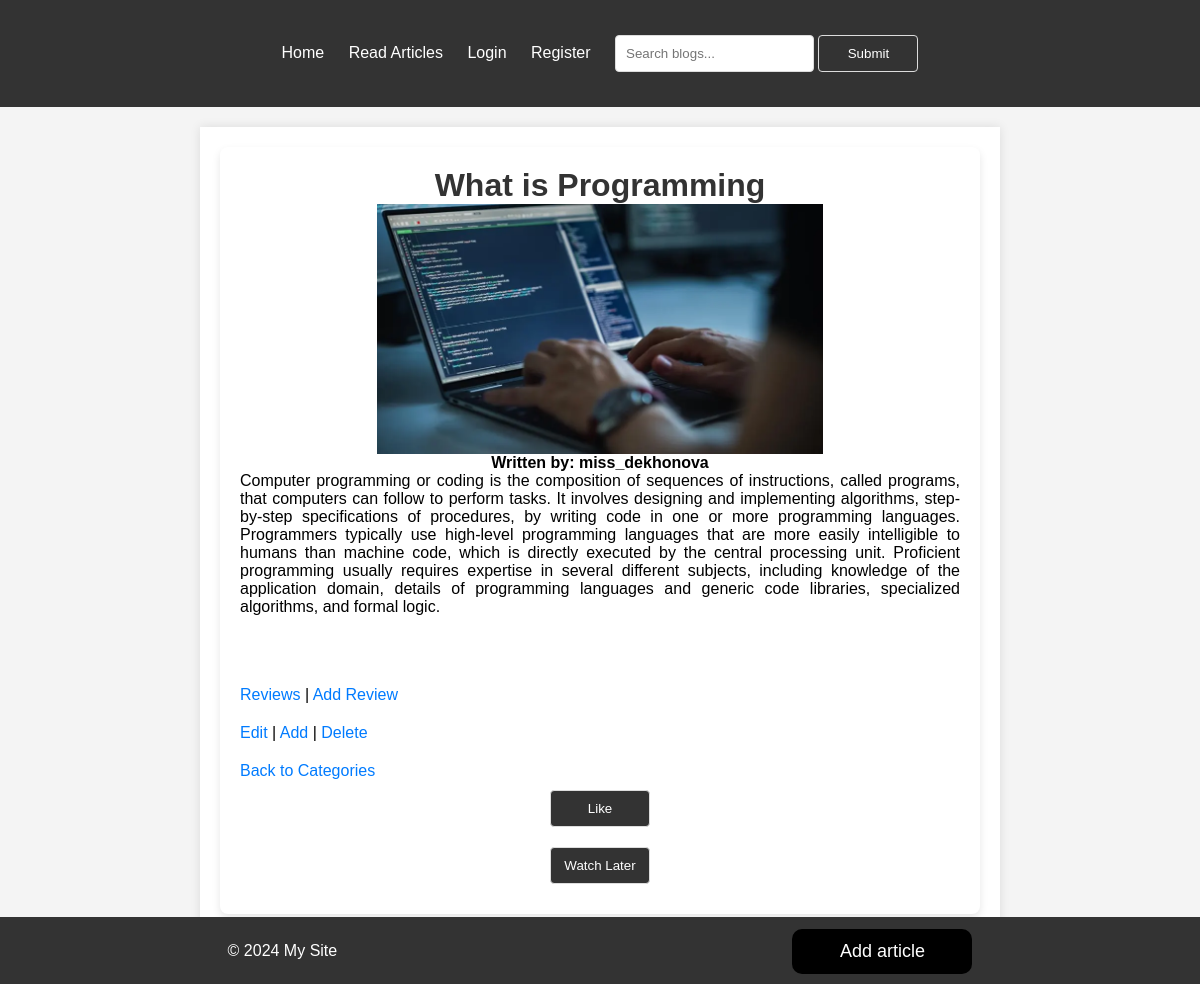
/blogs/articles-detail/1/, run on the app's committed database.
### blogs/models.py (models this page shows, shortened)
class Articles(models.Model):
    title = models.CharField(max_length=256, blank=True, null=True)
    author = models.ForeignKey(settings.AUTH_USER_MODEL, on_delete=models.CASCADE)
    category = models.ForeignKey(Category, on_delete=models.CASCADE)
    text = models.TextField(blank=True, null=True)
    star_given = models.IntegerField(
        default=0,
        validators=[
            MinValueValidator(0),
            MaxValueValidator(5)
        ]
    )
    image = models.ImageField(upload_to='article_images/', blank=True, null=True,
                              default='default_images/not_available.png')
    created_at = models.DateTimeField(auto_now_add=True)
    updated_at = models.DateTimeField(auto_now=True)
    class Meta:
        db_table = 'articles'

### users/models.py (models this page shows)
class CustomUser(AbstractUser):
    image = models.ImageField(upload_to='users_images/', blank=True, null=True, default='default_images/user_image.png')
    groups = models.ManyToManyField(
        Group,
        related_name='custom_user_set',
        blank=True,
        help_text=(
            'The groups this user belongs to. A user will get all permissions '
            'granted to each of their groups.'
        ),
        related_query_name='custom_user',
    )
    user_permissions = models.ManyToManyField(
        Permission,
        related_name='custom_user_set',
        blank=True,
        help_text='Specific permissions for this user.',
        related_query_name='custom_user',
    )
    class Meta:
        db_table = 'customuser'
    def __str__(self):
        return f'{self.username}'

### blogs/views.py (the view)
# urls.py: path('articles-detail/<int:pk>/', ArticlesDetailView.as_view(), name='articles-detail'),
class ArticlesDetailView(View):
    def get(self, request, pk):
        article = Articles.objects.get(pk=pk)
        star_given_review = Reviews.objects.filter(article_id=pk)
        result = [review.star_given for review in star_given_review if 1 < review.star_given < 6]
        average = round(sum(result) / len(result), 1) if result else None
        return render(request, 'blogs/articles_detail.html', {'article': article, 'star_given_review':star_given_review, 'average':average})

### templates/blogs/articles_detail.html (shortened to what this page needs)
{% extends 'base.html' %}
{%block content %}
    <div class="main_page">
        <div class="article-container ">
            <h1>{{ article.title }}</h1>
            <img src="{{ article.image.url }}" alt="Article Image">
            <h4>Written by: {{ article.author }}</h4>
            <div class="content">
                <p>{{ article.text }}</p>
            </div>
            <div class="footer">
                <a href="{% url 'blogs:review-detail' article.pk %}">Reviews</a> |
                <a href="{% url 'blogs:add-review' article.pk%}">Add Review</a>
            </div>
            <div class="footer">
                <a href="{% url 'blogs:articles-update' article.pk %}">Edit</a> |
                <a href="{% url 'blogs:articles-add' %}">Add</a> |
                <a href="{% url 'blogs:delete-article' article.pk %}">Delete</a>
            </div>
            <div class="footer">
                <a href="{% url 'blogs:category-list' %}">Back to Categories</a>
            </div>
            <div class="interaction-buttons">
                <form action="{% url 'blogs:articles-like' pk=article.pk %}" method="post">
                    <button type="submit">Like</button>
                </form>
                <form action="{% url 'blogs:articles-watch-later' article.pk %}" method="post">
                    <button type="submit">Watch Later</button>
                </form>
            </div>
        </div>
    </div>
{% endblock %}

### templates/base.html (style rules this page uses)
* { margin: 0; padding: 0; box-sizing: border-box; text-decoration: none; list-style: none; }
body { font-family: Arial, sans-serif; background-color: #f4f4f4; margin: 0; padding: 0; }
.main_page { padding: 20px; margin: 0 auto; margin-top: 20px; margin-bottom: 50px; max-width: 800px; background: #fff; box-shadow: 0 0 10px rgba(0, 0, 0, 0.1); }
h1 { color: #333; }
form { display: flex; flex-direction: column; }
form input[type="text"], form input[type="password"], form input[type="email"], form button { padding: 10px; margin: 10px 0; border: 1px solid #ddd; border-radius: 4px; }
form button { background: #333; color: #fff; cursor: pointer; width: 100px; }
.content { margin-bottom: 50px; }
.article-container { display: flex; flex-direction: column; align-items: center; max-width: 800px; padding: 20px; background: white; border-radius: 8px; box-shadow: 0 4px 8px rgba(0,0,0,0.1); text-align: center; }
.article-container img { display: block; margin: 0 auto; height: 250px; width: auto; }
.article-container .content p { text-align: justify; }
.footer { align-self: flex-start; margin-top: 20px; }
.footer a { text-decoration: none; color: #007BFF; }

### data on the page
Articles: title "What is Programming", image (picture), author "miss_dekhonova", text "Computer programming or coding is the composition of sequences of instructions, called programs, that computers can follow to perform tasks. It involves designing and implementing algorithms, step-by-step specifications of procedures, by writing code in one or more programming languages. Programmers typically use high-level programming languages that are more easily intelligible to humans than machine code, which is directly executed by the central processing unit. Proficient programming usually requires expertise in several different subjects, including knowledge of the application domain, details of programming languages and generic code libraries, specialized algorithms, and formal logic."
